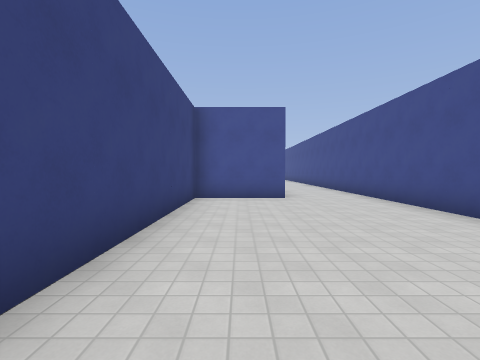
[1] (above)

18 first-person views from a walk through a level from a Godot 3-D game. The camera is 1.5 m above the floor, tilts 2° down and sees 85° across. The floor is counted in squares, 2 m on a side. Each view is taken from the middle of a square. On the plan, view 1 faces up. The plan holds only what a view shows up to about 9 squares ahead; the rest is blank. The place goes on beyond the plan. Surface patterns are stand-ins for the level's own textures.

[2]
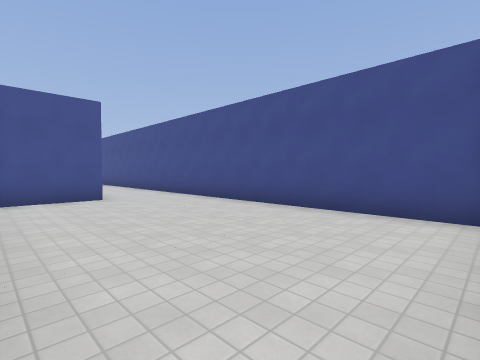

[3]
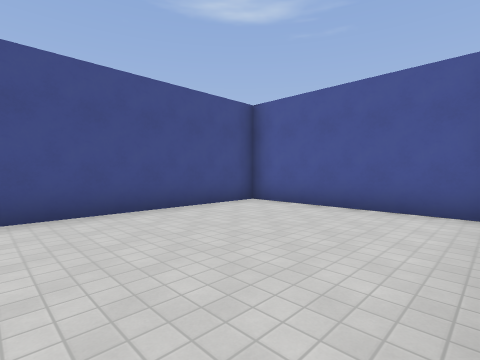

[4]
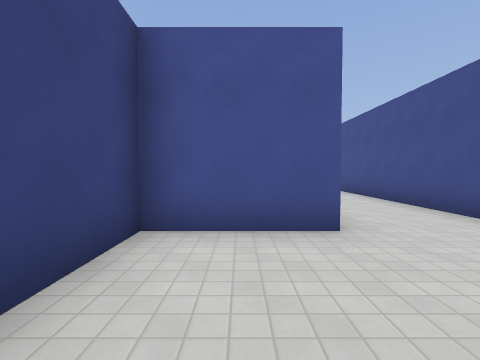

[5]
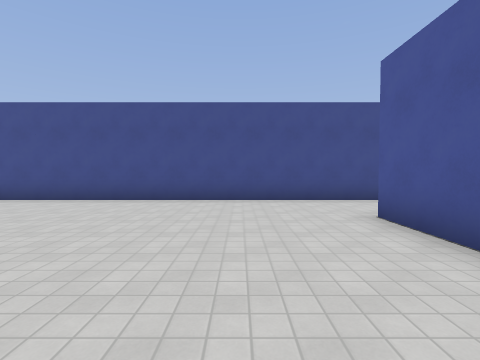

[6]
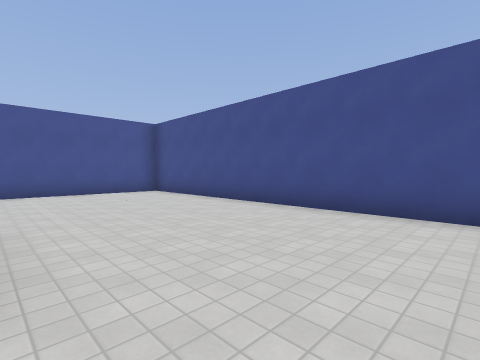

[7]
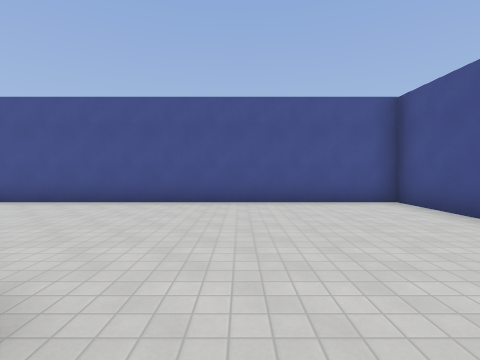

[8]
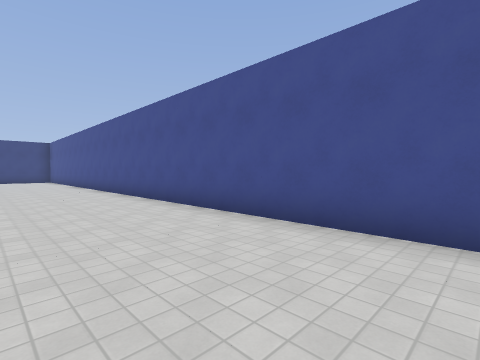

[9]
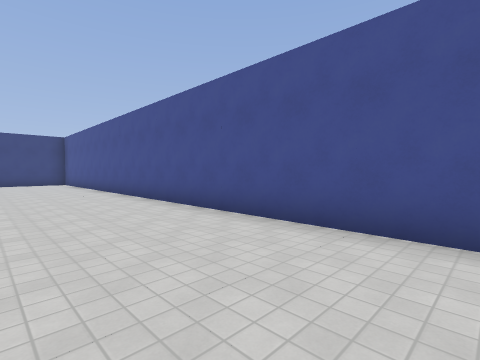

[10]
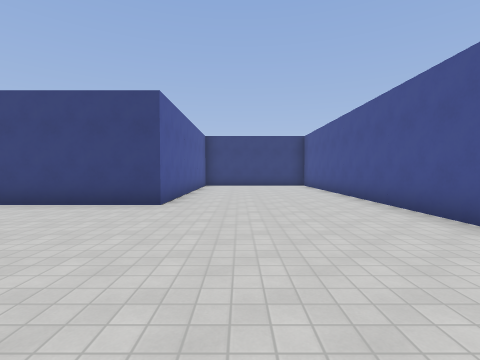

[11]
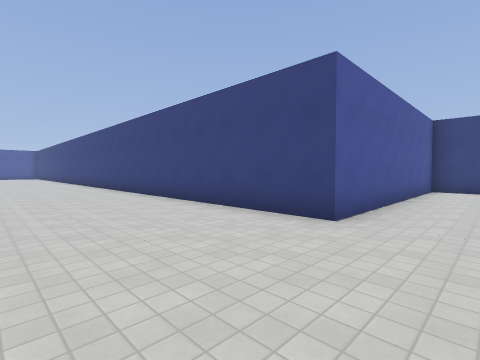

[12]
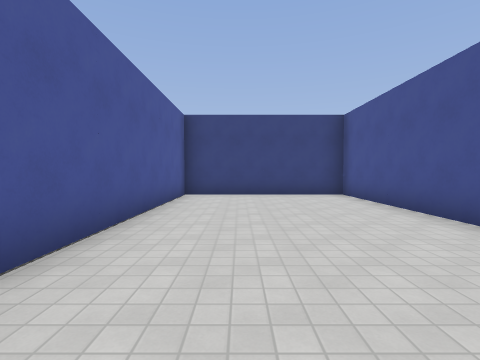

[13]
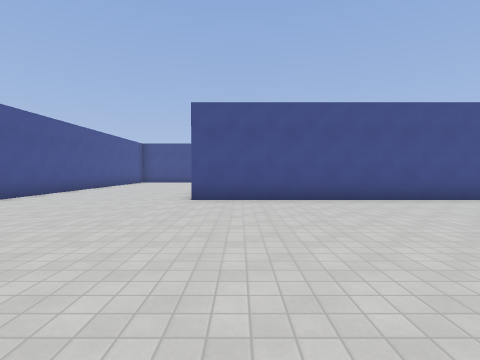

[14]
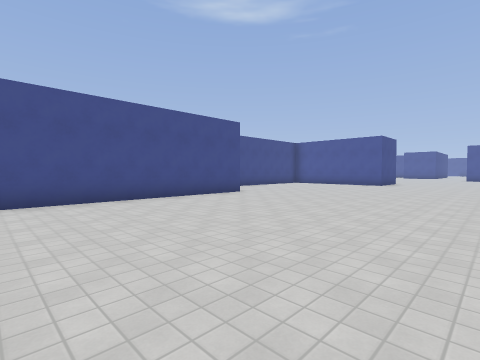

[15]
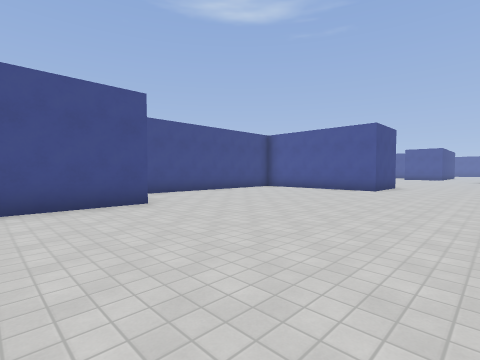

[16]
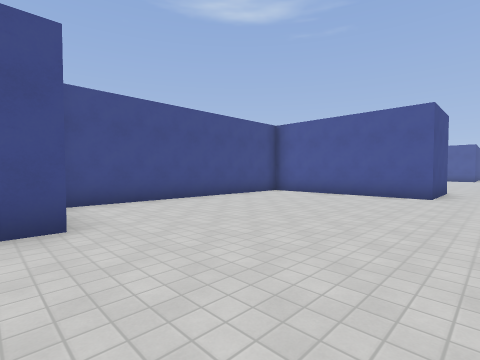

[17]
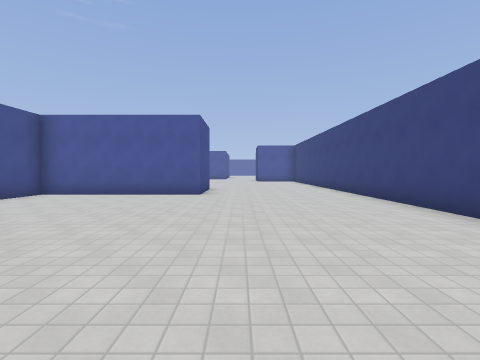

[18]
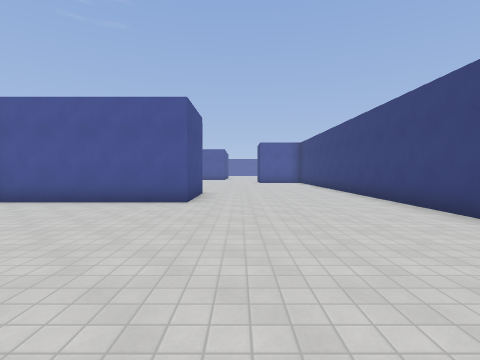

### Floor plan
Points are (right, up) in squares from view 1. A wall is a line through its corners. A room is listed if a view was taken in it or the views show most of it. See-through windows are left out.
Room 1 (views 1, 2, 3, 4)
walls: (1.4, 7.2) (-1.2, 7.2) (-1.2, 1.2); (-0.9, -0.3) (3.8, -0.3) (3.8, 9.4)
ways out: opening at (2.5, 8.5) to room 2
Room 2 (views 5, 6, 7, 8, 9, 10, 11, 12, 13, 14, 15, 16, 17, 18)
walls: (-6.3, 7.1) (-6.3, 17.2); (-0.6, 9.7) (1.2, 9.7); (-13.8, 4) (-13.8, -3.1); (3.8, 9.4) (3.8, 22.3) (-21.3, 22.3) (-21.3, 17.3) (-13.8, 17.3) (-13.8, 10); (-8.8, -2.8) (-8.8, -0.3) (-3.8, -0.3) (-3.8, 6.8)
ways out: opening at (2.5, 8.5) to room 1

Positions as (right, up) in squares from view 1, and headings:
1: (0, 0), facing up
2: (-1, 0), facing up-right
3: (-1, 5), facing down-right
4: (0, 4), facing up
5: (-3, 12), facing right
6: (-1, 13), facing up-right
7: (0, 16), facing up
8: (-1, 19), facing up-left
9: (-5, 19), facing up-left
10: (-8, 19), facing left
11: (-10, 19), facing down-left
12: (-13, 19), facing left
13: (-13, 16), facing right
14: (-13, 14), facing down-right
15: (-12, 10), facing down-right
16: (-10, 8), facing down-right
17: (-10, 8), facing down
18: (-10, 6), facing down
